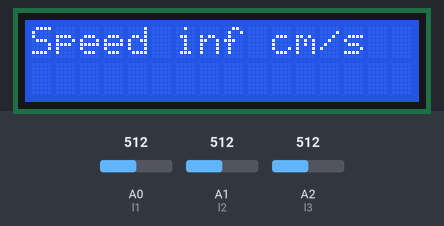
This sketch was run on a simulated Arduino Uno, built with avr-gcc and run on an emulated ATmega328P. Parts: 16×2 character LCD. The inputs (shaded band) are chosen by the test bench; at power-on: A1 (l2) = 512, A0 (l1) = 512, A2 (l3) = 512. What the sketch prints to the serial monitor is not drawn.

Above: at 1.2 s.
1.3 s: A1 (l2) set to 491
At 1.88 s:
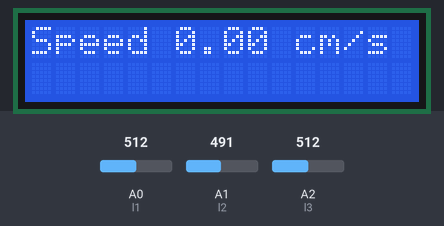
3.5 s: A0 (l1) set to 498
At 3.96 s:
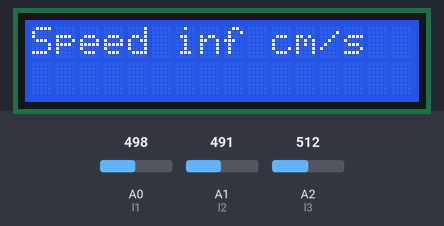
5.6 s: A1 (l2) set to 511
At 5.82 s:
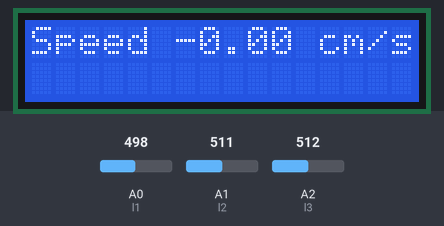

The sketch:

speedtrap.ino
```cpp
#include <LiquidCrystal.h>

const int l1 = A0;
const int l2 = A1;
const int l3 = A2;

LiquidCrystal lcd(12,11,5,4,3,2);
/* lcd pins:
 * 1: gnd
 * 2: vdd
 * 3: v0
 * 4: rs
 * 5: rw
 * 6: e
 * 7-14: db0-db7
 * 15: bl1
 * 16: bl2
 */

 int val1, val2, val3, aval1, aval2, aval3;
 int min1, min2, min3, max1, max2, max3;
 float t1, t2, t3;
 const float dist = 3.0;
 float veloc;

void setup()
{
  Serial.begin(9600);
  lcd.begin(16,2);

  val1 = analogRead(l1);
  min1 = val1 - 20;
  max1 = val1;

  val2 = analogRead(l2);
  min2 = val2 - 20;
  max2 = val2;

  val3 = analogRead(l3);
  min3 = val3 - 20;
  max3 = val3;
}

void loop()
{

  val1 = analogRead(l1);
  if(val1 < min1)
    min1 = val1;
  if(val1 > max1)
    max1 = val1;
  aval1 = map(val1, min1, max1, 0, 100);
  if (aval1 < 85)
    t1 = millis();

  val2 = analogRead(l2);
  if(val2 < min2)
    min2 = val2;
  if(val2 > max2)
    max2 = val2;
  aval2 = map(val2, min2, max2, 0, 100);
  if (aval2 < 85)
    t2 = millis();

  val3 = analogRead(l3);
  if(val3 < min3)
    min3 = val3;
  if(val3 > max3)
    max3 = val3;
  aval3 = map(val3, min3, max3, 0, 100);
  if (aval3 < 85)
    t3 = millis();

  float delta1 = 1000 * (t2 - t1);
  float delta2 = 1000 * (t3 - t2);
  float speed1 = dist / delta1;
  float speed2 = dist / delta2;
  veloc = (speed1 + speed2) / 2;
  Serial.println(t1);
  Serial.println(t2);
  Serial.println(t3);
  Serial.println();
  lcd.print("Speed ");
  lcd.print(veloc);
  lcd.print(" cm/s");
  delay(50);
  lcd.clear();

}
```

Measured:
- the behaviour switches between 509 and 508 on A1 (l2) (found by bisection; images 0 and 1)
- the behaviour switches between 509 and 508 on A0 (l1) (found by bisection; images 1 and 2)
- after the input at 1.3 s, the display: changes after 0.05 s (image 1)
- after the input at 3.5 s, the display: changes after 0.05 s (image 2)
